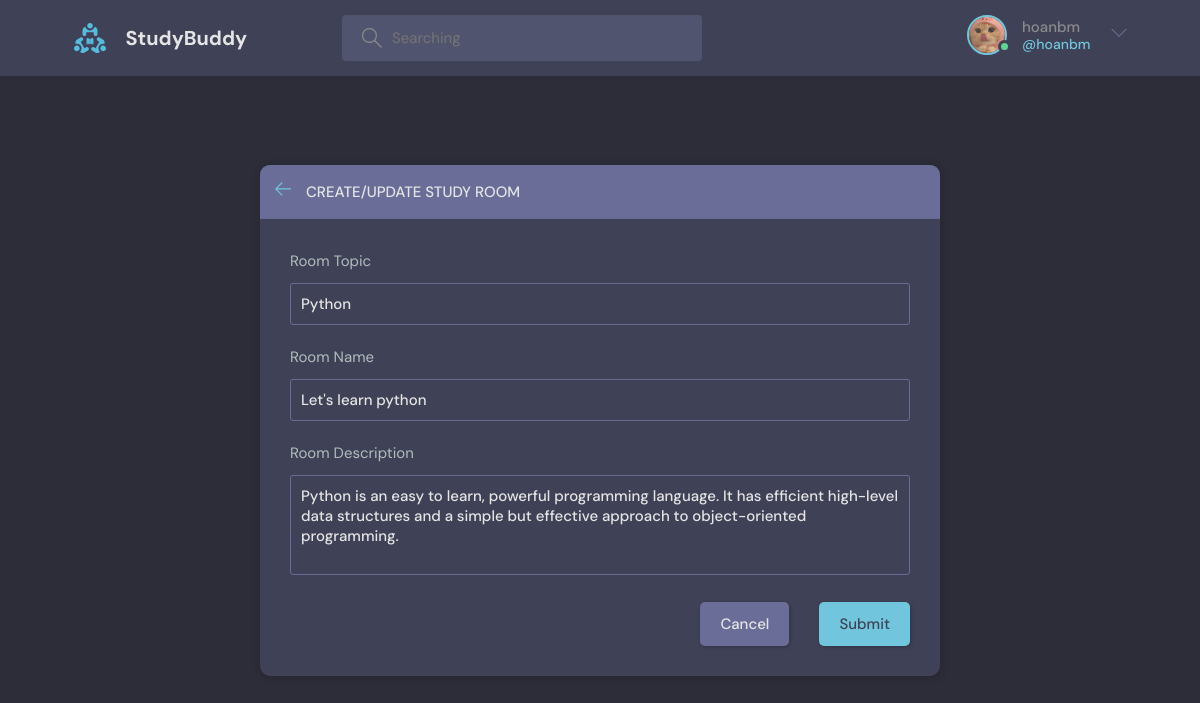
Page /update_room/1/ (signed in) on the committed database.
### home/models.py (models this page shows, shortened)
class User(AbstractUser):
    name = models.CharField(max_length=200 ,null=True)
    email = models.EmailField(unique=True, null=True)
    bio = models.TextField(null=True)
    avater = models.ImageField(null=True, default='avatar.svg')
    USERNAME_FIELD = 'email'
    REQUIRED_FIELDS = []

class Room(models.Model):
    host = models.ForeignKey(User,on_delete=models.SET_NULL,null=True)
    topic = models.ForeignKey(Topic,on_delete=models.SET_NULL,null=True)
    name = models.CharField(max_length=200)
    description = models.TextField(null=True,blank=True)
    participants = models.ManyToManyField(User, related_name='participants', blank=True)
    updated = models.DateTimeField(auto_now=True)
    created = models.DateTimeField(auto_now_add=True)
    class Meta():
        ordering = ['-updated','-created']

class Topic(models.Model):
    name = models.CharField(max_length=200)

### home/views.py (the view, shortened to what this page needs)
# urls.py: path('update_room/<str:pk>/', views.update_room, name='update-room'),
@login_required(login_url='/login')
def update_room(request,pk):
    room = Room.objects.get(id=pk)
    form = RoomForm(instance=room)
    topics = Topic.objects.all()
    if request.user != room.host:
        return HttpResponse('You are not allowed')
    context = {'form': form, 'topics': topics, 'room':room}
    return render(request,'home/room_form.html',context)

### home/form.py
class RoomForm(ModelForm):
    class Meta():
        model = Room
        fields = '__all__'
        exclude = ['host','participants']

### home/templates/home/room_form.html (shortened to what this page needs)
{% extends 'main.html' %}
{% block content %}
  <main class="create-room layout">
    <div class="container">
      <div class="layout__box">
        <div class="layout__boxHeader">
          <div class="layout__boxTitle">
            <a href="{% url 'home:home' %}">
              <svg version="1.1" xmlns="http://www.w3.org/2000/svg" width="32" height="32" viewBox="0 0 32 32">
                <title>arrow-left</title>
                <path
                  d="M13.723 2.286l-13.723 13.714 13.719 13.714 1.616-1.611-10.96-10.96h27.625v-2.286h-27.625l10.965-10.965-1.616-1.607z">
                </path>
              </svg>
            </a>
            <h3>Create/Update Study Room</h3>
          </div>
        </div>
        <div class="layout__body">
          <form class="form" action="" method="POST">
            <div class="form__group">
              <label for="room_topic">Room Topic</label>
              <input required type="text" value="{{room.topic.name}}" name="topic" list="topic-list" />
            </div>
            <div class="form__group">
              <label for="room_name">Room Name</label>
              {{form.name}}
             </div>
           <div class="form__group">
              <label for="room_description">Room Description</label>
              {{form.description}}
            </div>
            <div class="form__action">
              <a class="btn btn--dark" href="{% url 'home:home' %}">Cancel</a>
              <button class="btn btn--main" type="submit" value="Submit">Submit</button>
            </div>
          </form>
        </div>
      </div>
    </div>
  </main>
{% endblock %}

### templates/navbar.html (shortened to what this page needs)
{% load static %}
<header class="header header--loggedIn">
    <div class="container">
      <a href="{% url 'home:home'%}" class="header__logo">
        <img src="{% static 'images/logo.svg' %}" />
        <h1>StudyBuddy</h1>
      </a>
      <form class="header__search" method="GET" action="{% url 'home:home'%}">
        <label>
          <input type="text" name="query" placeholder="Searching">
        </label>
      </form>
      <nav class="header__menu">
        {% if request.user.is_authenticated %}
        <div class="header__user">
          <a href="{% url 'home:user-profile' request.user.id %}">
            <div class="avatar avatar--medium active">
              <img src="{{request.user.avater.url}}" />
            </div>
            <p>{{request.user.username}}<span>@{{request.user.username}}</span></p>
          </a>
          <button class="dropdown-button">
            <svg version="1.1" xmlns="http://www.w3.org/2000/svg" width="32" height="32" viewBox="0 0 32 32">
              <title>chevron-down</title>
              <path d="M16 21l-13-13h-3l16 16 16-16h-3l-13 13z"></path>
            </svg>
          </button>
        </div>
        {% else %}
         <a href="{% url 'home:login' %}">
          <img src="{%static 'images/avatar.svg' %}" />
          <p>Login</p>
        </a>
        {% endif %}
      </nav>
    </div>
  </header>
<br>

### rows in the picture
User: user.avater (picture), user.username "hoanbm"
Room: topic "Python", name "Let's learn python", description "Python is an easy to learn, powerful programming language. It has efficient high-level data structures and a simple but effective approach to object-oriented programming."
